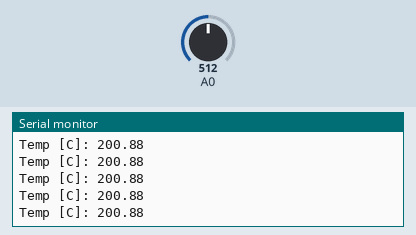
Recording of a sketch running on a simulated Arduino Uno, built with avr-gcc and run on an emulated ATmega328P. Shown: the last lines printed to the serial monitor. The test bench sets the inputs (shaded band); at power-on: A0 = 512.

Above: at 1.2 s.
1.3 s: A0 set to 716
At 1.57 s:
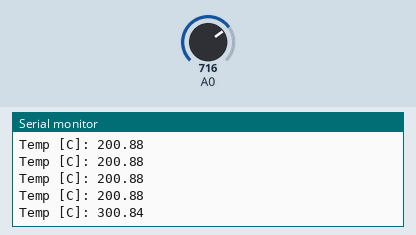
2.8 s: A0 set to 900
At 2.99 s:
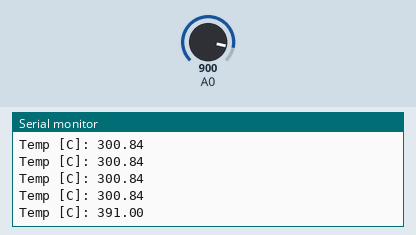
Timing chart, 0 to 5.8 s (numbered marks = the images above; inputs shaded):
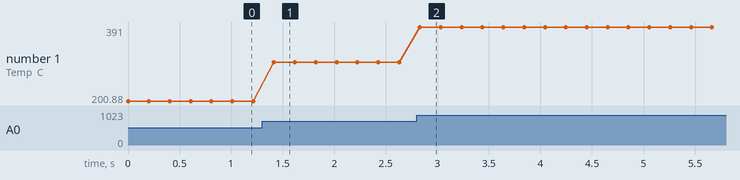

The sketch:

example2.ino
```cpp
float resolutionADC = .0049 ; // default ADC resolution for the 5V
//reference = 0.049 [V] / unit
float resolutionSensor = .01 ; // sensor resolution = 0.01V/°C

void setup() {
  Serial.begin(9600);
}
void loop() {
  Serial.print("Temp [C]: ");
  float temp = readTempInCelsius(10, 0); // read temp. 10 times
  //and returns the average
  Serial.println(temp); // display the result
  delay(200);
}
float readTempInCelsius(int count, int pin) {
  // read temp. count times from the analog pin
  float sumTemp = 0;
  for (int i = 0; i < count; i++) {
    int reading = analogRead(pin);
    float voltage = reading * resolutionADC;
    // subtract the DC offset and converts the value in
    //degrees (C)
    float tempCelsius = (voltage - 0.5) / resolutionSensor ;
    sumTemp = sumTemp + tempCelsius; // accumulates the
    //readings
  }
  return sumTemp / (float)count; // return the average value
}
```

Measured:
- after the input at 1.3 s, the serial monitor: prints a new line after 0.12 s (image 1)
- after the input at 2.8 s, the serial monitor: prints a new line at once (image 2)
- plotted number 1: 200.88 → 300.84 after the input at 1.3 s, 300.84 → 391 after the input at 2.8 s
